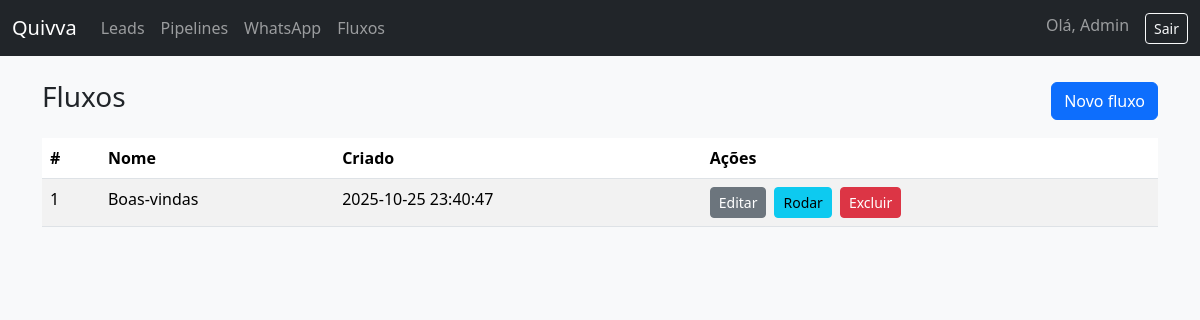
The page /flows/index (signed in) on the database its author committed.
### tables this page shows
CREATE TABLE IF NOT EXISTS chatbot_flows (
  id INT AUTO_INCREMENT PRIMARY KEY,
  company_id INT NOT NULL,
  name VARCHAR(150) NOT NULL,
  definition JSON NOT NULL,
  created_at TIMESTAMP DEFAULT CURRENT_TIMESTAMP,
  FOREIGN KEY (company_id) REFERENCES companies(id) ON DELETE CASCADE
);

### app/core/Controller.php (called while the page is built, shortened)
<?php
class Controller
{
    protected function view(string $view, array $data = []): void
    {
        $viewFile = __DIR__ . '/../views/' . $view . '.php';
        extract($data, EXTR_SKIP);
        require __DIR__ . '/../views/partials/header.php';
        require $viewFile;
        require __DIR__ . '/../views/partials/footer.php';
    }
}

### app/controllers/FlowController.php (called while the page is built, shortened)
<?php
class FlowController extends Controller
{
    public function index(): void
    {
        $user = Auth::user();
        $flowModel = new ChatbotFlow();
        $flows = $flowModel->all(['company_id' => $user['company_id']], 'created_at DESC');
        $this->view('flows/index', ['flows' => $flows]);
    }
}

### app/core/App.php (called while the page is built, shortened)
<?php
class App
{
    public function run(): void
    {
        $uri = parse_url($_SERVER['REQUEST_URI'], PHP_URL_PATH) ?: '/';
        $uri = trim($uri, '/');
        $segments = explode('/', $uri);
        $method = $segments[1] ?? 'index';
        $params = array_slice($segments, 2);
        $controller = new $controllerClass();
        try {
            call_user_func_array([$controller, $method], $params);
        } catch (Exception $e) {
            http_response_code(500);
            echo 'Application error: ' . htmlspecialchars($e->getMessage());
        }
    }
}

### public/index.php (called while the page is built, shortened)
<?php
$app = new App();
$app->run();

### index.php (called while the page is built)
<?php
require __DIR__ . '/public/index.php';

### config/config.php (called while the page is built)
<?php
$env = getenv('APP_ENV') ?: getenv('QUIVVA_ENV') ?: 'development';
$isProd = in_array(strtolower($env), ['prod', 'production'], true);
$envVal = function (array $keys, $default = null) {
    foreach ($keys as $k) {
        $v = getenv($k);
        if ($v !== false && $v !== '') return $v;
    }
    return $default;
};
$db = [
    'host' => $envVal($isProd ? ['QUIVVA_DB_HOST_PROD', 'QUIVVA_DB_HOST'] : ['QUIVVA_DB_HOST_DEV', 'QUIVVA_DB_HOST'], $isProd ? '127.0.0.1' : '127.0.0.1'),
    'port' => $envVal($isProd ? ['QUIVVA_DB_PORT_PROD', 'QUIVVA_DB_PORT'] : ['QUIVVA_DB_PORT_DEV', 'QUIVVA_DB_PORT'], '3306'),
    'name' => $envVal($isProd ? ['QUIVVA_DB_NAME_PROD', 'QUIVVA_DB_NAME'] : ['QUIVVA_DB_NAME_DEV', 'QUIVVA_DB_NAME'], 'quivva'),
    'user' => $envVal($isProd ? ['QUIVVA_DB_USER_PROD', 'QUIVVA_DB_USER'] : ['QUIVVA_DB_USER_DEV', 'QUIVVA_DB_USER'], $isProd ? 'root' : 'root'),
    'pass' => $envVal($isProd ? ['QUIVVA_DB_PASS_PROD', 'QUIVVA_DB_PASS'] : ['QUIVVA_DB_PASS_DEV', 'QUIVVA_DB_PASS'], $isProd ? '' : ''),
    'charset' => 'utf8mb4',
];
$baseUrl = $envVal($isProd ? ['QUIVVA_BASE_URL_PROD', 'QUIVVA_BASE_URL'] : ['QUIVVA_BASE_URL_DEV', 'QUIVVA_BASE_URL'], '/');
return [
    'app_name' => 'Quivva',
    'env' => $isProd ? 'production' : 'development',
    'base_url' => $baseUrl,
    'db' => $db,
    'security' => [
        'csrf_key' => $envVal(['QUIVVA_CSRF_KEY'], 'change_this_csrf_key'),
    ],
];

### app/core/Database.php (called while the page is built, shortened)
<?php
class Database
{
    private static ?PDO $instance = null;
    public static function getInstance(): PDO
    {
        if (self::$instance === null) {
            $config = require __DIR__ . '/../../config/config.php';
            $db = $config['db'];
            $dsn = sprintf('mysql:host=%s;port=%s;dbname=%s;charset=%s', $db['host'], $db['port'], $db['name'], $db['charset']);
            $options = [
                PDO::ATTR_ERRMODE => PDO::ERRMODE_EXCEPTION,
                PDO::ATTR_DEFAULT_FETCH_MODE => PDO::FETCH_ASSOC,
                PDO::ATTR_EMULATE_PREPARES => false,
            ];
            try {
                self::$instance = new PDO($dsn, $db['user'], $db['pass'], $options);
            } catch (PDOException $e) {
                die('Database connection failed: ' . $e->getMessage());
            }
        }
        return self::$instance;
    }
}

### app/core/Auth.php (called while the page is built, shortened)
<?php
class Auth
{
    public static function user(): ?array
    {
        return $_SESSION['user'] ?? null;
    }
}

### app/core/Model.php (called while the page is built, shortened)
<?php
abstract class Model
{
    protected PDO $db;
    protected string $table;
    public function __construct()
    {
        $this->db = Database::getInstance();
    }
    public function all(array $where = [], string $order = ''): array
    {
        $sql = "SELECT * FROM {$this->table}";
        $params = [];
        if ($where) {
            $clauses = [];
            foreach ($where as $k => $v) {
                $clauses[] = "$k = :$k";
                $params[$k] = $v;
            }
            $sql .= ' WHERE ' . implode(' AND ', $clauses);
        }
        if ($order) {
            $sql .= ' ORDER BY ' . $order;
        }
        $stmt = $this->db->prepare($sql);
        $stmt->execute($params);
        return $stmt->fetchAll();
    }
}

### app/views/flows/index.php (the view, shortened to what this page needs)
<div class="d-flex justify-content-between align-items-center mb-3">
  <h3>Fluxos</h3>
  <a class="btn btn-primary" href="/flows/create">Novo fluxo</a>
</div>
<table class="table table-striped">
  <thead>
    <tr>
      <th>#</th>
      <th>Nome</th>
      <th>Criado</th>
      <th>Ações</th>
    </tr>
  </thead>
  <tbody>
  <?php foreach (($flows ?? []) as $f): ?>
    <tr>
      <td><?= (int)$f['id'] ?></td>
      <td><?= htmlspecialchars($f['name']) ?></td>
      <td><?= htmlspecialchars($f['created_at'] ?? '') ?></td>
      <td class="d-flex gap-2">
        <a class="btn btn-sm btn-secondary" href="/flows/edit/<?= (int)$f['id'] ?>">Editar</a>
        <a class="btn btn-sm btn-info" href="/flows/run/<?= (int)$f['id'] ?>">Rodar</a>
        <form method="post" action="/flows/delete/<?= (int)$f['id'] ?>" onsubmit="return confirm('Excluir fluxo?')">
          <button class="btn btn-sm btn-danger" type="submit">Excluir</button>
        </form>
      </td>
    </tr>
  <?php endforeach; ?>
  </tbody>
</table>

### public/assets/css/app.css (style rules this page uses)
body { background-color: #f8f9fa; }

### rows shown on the page
chatbot_flows: id "1", name "Boas-vindas", created_at "2025-10-25 23:40:47"

### other values the page prints
$u['name'] "Admin"
